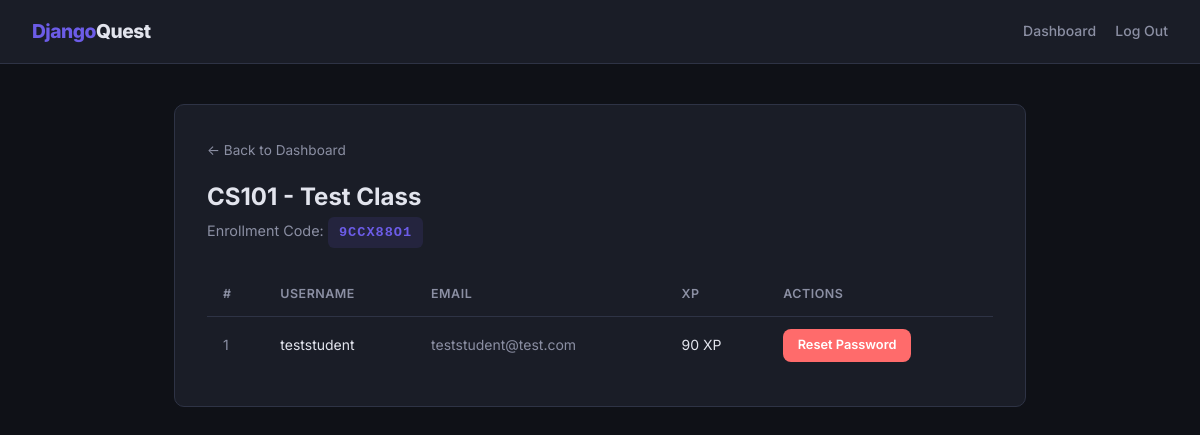
Before: /classroom/1/ (signed in) with the older database file.
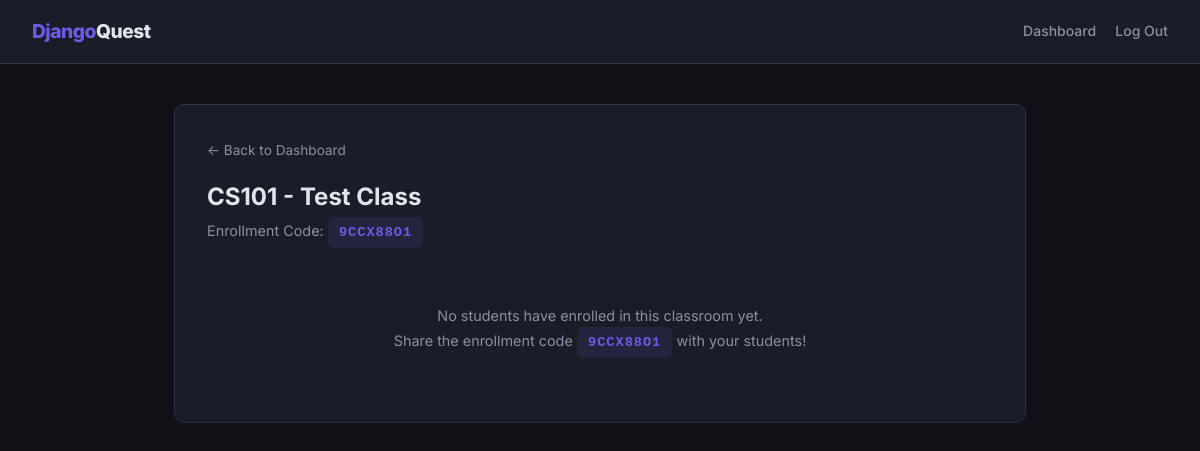
After: the same page with the newer database file.
### users/models.py (models this page shows, shortened)
class Classroom(models.Model):
    teacher = models.ForeignKey(
        User,
        on_delete=models.CASCADE,
        related_name='classrooms',
        limit_choices_to={'is_teacher': True},
    )
    name = models.CharField(max_length=200)
    enrollment_code = models.CharField(
        max_length=8,
        unique=True,
        default=generate_enrollment_code,
        editable=False,
    )
    created_at = models.DateTimeField(auto_now_add=True)

class Profile(models.Model):
    user = models.OneToOneField(User, on_delete=models.CASCADE, related_name="profile")
    avatar = models.ImageField(upload_to="avatars/", null=True, blank=True)
    bio = models.TextField(blank=True)
    total_xp = models.IntegerField(default=0)
    classroom = models.ForeignKey(
        Classroom,
        on_delete=models.SET_NULL,
        null=True,
        blank=True,
        related_name='students',
        help_text='The classroom this student is enrolled in.',
    )

class User(AbstractUser):
    email = models.EmailField(unique=True)
    username = models.CharField(max_length=150, unique=True)
    is_verified = models.BooleanField(default=False)
    is_teacher = models.BooleanField(default=False)
    is_student = models.BooleanField(default=True)
    date_joined = models.DateTimeField(auto_now_add=True)
    objects = UserManager()
    USERNAME_FIELD = 'email'
    REQUIRED_FIELDS = ['username']
    groups = models.ManyToManyField(
        'auth.Group',
        related_name='custom_user_set',
        blank=True,
        help_text='The groups this user belongs to.',
        verbose_name='groups',
    )
    user_permissions = models.ManyToManyField(
        'auth.Permission',
        related_name='custom_user_permission_set',
        blank=True,
        help_text='Specific permissions for this user.',
        verbose_name='user permissions',
    )

### dashboard/views.py (the view)
    def _wrapped(request, *args, **kwargs):
        if not request.user.is_authenticated:
            from django.conf import settings
            login_url = getattr(settings, 'LOGIN_URL', '/login/')
            return redirect(f'{login_url}?next={request.path}')
        if not request.user.is_teacher:
            return HttpResponseForbidden("You do not have permission to access this page.")
        return view_func(request, *args, **kwargs)

### dashboard/views.py (called while the page is built)
def teacher_required(view_func):
    def _wrapped(request, *args, **kwargs):
        if not request.user.is_authenticated:
            from django.conf import settings
            login_url = getattr(settings, 'LOGIN_URL', '/login/')
            return redirect(f'{login_url}?next={request.path}')
        if not request.user.is_teacher:
            return HttpResponseForbidden("You do not have permission to access this page.")
        return view_func(request, *args, **kwargs)
    return _wrapped

@teacher_required
def classroom_detail(request, classroom_id):
    classroom = get_object_or_404(Classroom, id=classroom_id, teacher=request.user)
    students = Profile.objects.filter(classroom=classroom).select_related('user')
    return render(request, 'dashboard/classroom_detail.html', {
        'classroom': classroom,
        'students': students,
    })

### dashboard/templates/dashboard/classroom_detail.html (shortened to what this page needs)
{% extends "dashboard/base.html" %}
{% block content %}
<div class="container-wide">
    <div class="card">
        <a href="{% url 'dashboard:teacher_dashboard' %}" style="font-size:.85rem; color:var(--text-dim);">← Back to Dashboard</a>
        <div class="section-header" style="margin-top:1rem;">
            <div>
                <h2>{{ classroom.name }}</h2>
                <p class="subtitle" style="margin-bottom:0;">Enrollment Code: <span class="code-badge">{{ classroom.enrollment_code }}</span></p>
            </div>
        </div>
        {% if students %}
        <div class="table-wrap">
            <table>
                <thead>
                    <tr>
                        <th>#</th>
                        <th>Username</th>
                        <th>Email</th>
                        <th>XP</th>
                        <th>Actions</th>
                    </tr>
                </thead>
                <tbody>
                    {% for profile in students %}
                    <tr>
                        <td style="color:var(--text-dim);">{{ forloop.counter }}</td>
                        <td>{{ profile.user.username }}</td>
                        <td style="color:var(--text-dim);">{{ profile.user.email }}</td>
                        <td>{{ profile.total_xp }} XP</td>
                        <td>
                            <a href="{% url 'dashboard:reset_student_password' classroom.id profile.user.id %}"
                               class="btn btn-danger btn-sm"
                               onclick="return confirm('Reset password for {{ profile.user.username }}?');">
                                Reset Password
                            </a>
                        </td>
                    </tr>
                    {% endfor %}
                </tbody>
            </table>
        </div>
        {% else %}
        <p class="empty">No students have enrolled in this classroom yet.<br>Share the enrollment code <span class="code-badge">{{ classroom.enrollment_code }}</span> with your students!</p>
        {% endif %}
    </div>
</div>
{% endblock %}

### dashboard/templates/dashboard/base.html (shortened to what this page needs)
<!DOCTYPE html>
<html lang="en">
<head>
</head>
<body>
    <nav class="navbar">
        <a href="/" class="navbar-brand">Django<span>Quest</span></a>
        <div class="navbar-links">
            {% if user.is_authenticated %}
                {% if user.is_teacher %}
                    <a href="{% url 'dashboard:teacher_dashboard' %}">Dashboard</a>
                {% else %}
                    <a href="{% url 'dashboard:student_profile' %}">Profile</a>
                {% endif %}
                <a href="{% url 'dashboard:logout' %}">Log Out</a>
            {% else %}
                <a href="{% url 'dashboard:login' %}">Log In</a>
                <a href="{% url 'dashboard:student_register' %}">Sign Up</a>
            {% endif %}
        </div>
    </nav>
    {% block content %}{% endblock %}
</body>
</html>

### dashboard/templates/dashboard/base.html (style rules this page uses)
*, *::before, *::after { box-sizing: border-box; margin: 0; padding: 0; }
:root { --bg: #0f1117; --surface: #1a1d27; --surface-2: #242834; --border: #2e3345; --text: #e2e4ed; --text-dim: #8b8fa3; --accent: #6c5ce7; --accent-hover: #7c6df7; --accent-soft: rgba(108, 92, 231, .12); --success: #00cec9; --danger: #ff6b6b; --warning: #feca57; --radius: 10px; }
body { font-family: 'Inter', -apple-system, BlinkMacSystemFont, sans-serif; background: var(--bg); color: var(--text); min-height: 100vh; line-height: 1.6; }
a { color: var(--accent); text-decoration: none; }
.navbar { display: flex; align-items: center; justify-content: space-between; padding: 1rem 2rem; background: var(--surface); border-bottom: 1px solid var(--border); }
.navbar-brand { font-weight: 800; font-size: 1.2rem; color: var(--accent); letter-spacing: -0.5px; }
.navbar-brand span { color: var(--text); }
.navbar-links { display: flex; gap: 1.2rem; align-items: center; }
.navbar-links a { color: var(--text-dim); font-size: 0.875rem; font-weight: 500; transition: color .2s; }
.container-wide { max-width: 900px; margin: 2.5rem auto; padding: 0 1.5rem; }
.card { background: var(--surface); border: 1px solid var(--border); border-radius: var(--radius); padding: 2rem; }
.card h2 { font-size: 1.5rem; font-weight: 700; margin-bottom: .25rem; }
.card .subtitle { color: var(--text-dim); font-size: 0.9rem; margin-bottom: 1.5rem; }
.code-badge { display: inline-block; background: var(--accent-soft); color: var(--accent); font-family: 'SF Mono', 'Fira Code', monospace; font-weight: 700; font-size: .85rem; padding: .3rem .7rem; border-radius: 6px; letter-spacing: 1px; }
.section-header { display: flex; align-items: center; justify-content: space-between; margin-bottom: 1.5rem; }
.section-header h2 { margin-bottom: 0; }
.empty { color: var(--text-dim); text-align: center; padding: 2rem 1rem; font-size: .9rem; }

Changed rows visible on the page:
removed Profile: user.username "teststudent", user.email "teststudent@test.com", total_xp "90"
shown differently, row unchanged: Classroom "CS101 - Test Class": enrollment_code (not shown) → "9CCX88O1"
Other visible differences:
text no longer shown: "# USERNAME EMAIL XP ACTIONS"
text now shown: "No students have enrolled in this classroom yet. Share the enrollment code with your students!"
